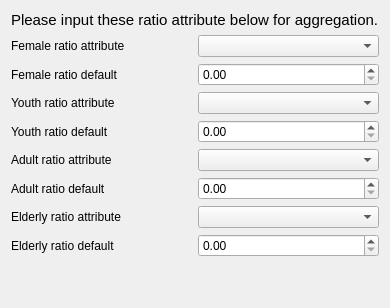
     <widget class="QWidget" name="pg6Aggregations">
      <property name="enabled">
       <bool>true</bool>
      </property>
      <layout class="QVBoxLayout" name="verticalLayout_8">
       <item>
        <widget class="QLabel" name="lblAggregation">
         <property name="font">
          <font>
           <family>Ubuntu</family>
           <pointsize>11</pointsize>
           <weight>50</weight>
           <italic>false</italic>
           <bold>false</bold>
          </font>
         </property>
         <property name="styleSheet">
          <string notr="true">font: 11pt &quot;Ubuntu&quot;;</string>
         </property>
         <property name="text">
          <string>Please input these ratio attribute below for aggregation.</string>
         </property>
        </widget>
       </item>
       <item>
        <layout class="QGridLayout" name="gridLayout_7">
         <item row="2" column="0">
          <widget class="QLabel" name="lblYouthRatioAttribute">
           <property name="styleSheet">
            <string notr="true">font: 11pt &quot;Ubuntu&quot;;</string>
           </property>
           <property name="text">
            <string>Youth ratio attribute</string>
           </property>
          </widget>
         </item>
         <item row="1" column="1">
          <widget class="QDoubleSpinBox" name="dsbFemaleRatioDefault">
           <property name="styleSheet">
            <string notr="true">font: 11pt &quot;Ubuntu&quot;;</string>
           </property>
           <property name="maximum">
            <double>1.000000000000000</double>
           </property>
           <property name="singleStep">
            <double>0.010000000000000</double>
           </property>
          </widget>
         </item>
         <item row="2" column="1">
          <widget class="QComboBox" name="cboYouthRatioAttribute">
           <property name="styleSheet">
            <string notr="true">font: 11pt &quot;Ubuntu&quot;;</string>
           </property>
          </widget>
         </item>
         <item row="4" column="0">
          <widget class="QLabel" name="lblAdultRatioAttribute">
           <property name="styleSheet">
            <string notr="true">font: 11pt &quot;Ubuntu&quot;;</string>
           </property>
           <property name="text">
            <string>Adult ratio attribute</string>
           </property>
          </widget>
         </item>
         <item row="5" column="1">
          <widget class="QDoubleSpinBox" name="dsbAdultRatioDefault">
           <property name="styleSheet">
            <string notr="true">font: 11pt &quot;Ubuntu&quot;;</string>
           </property>
           <property name="maximum">
            <double>1.000000000000000</double>
           </property>
           <property name="singleStep">
            <double>0.010000000000000</double>
           </property>
          </widget>
         </item>
         <item row="6" column="1">
          <widget class="QComboBox" name="cboElderlyRatioAttribute">
           <property name="styleSheet">
            <string notr="true">font: 11pt &quot;Ubuntu&quot;;</string>
           </property>
          </widget>
         </item>
         <item row="0" column="1">
          <widget class="QComboBox" name="cboFemaleRatioAttribute">
           <property name="styleSheet">
            <string notr="true">font: 11pt &quot;Ubuntu&quot;;</string>
           </property>
          </widget>
         </item>
         <item row="1" column="0">
          <widget class="QLabel" name="lblFemaleRatioDefault">
           <property name="styleSheet">
            <string notr="true">font: 11pt &quot;Ubuntu&quot;;</string>
           </property>
           <property name="text">
            <string>Female ratio default</string>
           </property>
          </widget>
         </item>
         <item row="5" column="0">
          <widget class="QLabel" name="lblAdultRatioDefault">
           <property name="styleSheet">
            <string notr="true">font: 11pt &quot;Ubuntu&quot;;</string>
           </property>
           <property name="text">
            <string>Adult ratio default</string>
           </property>
          </widget>
         </item>
         <item row="6" column="0">
          <widget class="QLabel" name="lblElderlyRatioAttribute">
           <property name="styleSheet">
            <string notr="true">font: 11pt &quot;Ubuntu&quot;;</string>
           </property>
           <property name="text">
            <string>Elderly ratio attribute</string>
           </property>
          </widget>
         </item>
         <item row="4" column="1">
          <widget class="QComboBox" name="cboAdultRatioAttribute">
           <property name="styleSheet">
            <string notr="true">font: 11pt &quot;Ubuntu&quot;;</string>
           </property>
          </widget>
         </item>
         <item row="3" column="1">
          <widget class="QDoubleSpinBox" name="dsbYouthRatioDefault">
           <property name="styleSheet">
            <string notr="true">font: 11pt &quot;Ubuntu&quot;;</string>
           </property>
           <property name="maximum">
            <double>1.000000000000000</double>
           </property>
           <property name="singleStep">
            <double>0.010000000000000</double>
           </property>
          </widget>
         </item>
         <item row="0" column="0">
          <widget class="QLabel" name="lblFemaleRatioAttribute">
           <property name="styleSheet">
            <string notr="true">font: 11pt &quot;Ubuntu&quot;;</string>
           </property>
           <property name="text">
            <string>Female ratio attribute</string>
           </property>
          </widget>
         </item>
         <item row="7" column="0">
          <widget class="QLabel" name="lblElderlyRatioDefault">
           <property name="styleSheet">
            <string notr="true">font: 11pt &quot;Ubuntu&quot;;</string>
           </property>
           <property name="text">
            <string>Elderly ratio default</string>
           </property>
          </widget>
         </item>
         <item row="7" column="1">
          <widget class="QDoubleSpinBox" name="dsbElderlyRatioDefault">
           <property name="styleSheet">
            <string notr="true">font: 11pt &quot;Ubuntu&quot;;</string>
           </property>
           <property name="maximum">
            <double>1.000000000000000</double>
           </property>
           <property name="singleStep">
            <double>0.010000000000000</double>
           </property>
          </widget>
         </item>
         <item row="3" column="0">
          <widget class="QLabel" name="lblYouthRatioDefault">
           <property name="styleSheet">
            <string notr="true">font: 11pt &quot;Ubuntu&quot;;</string>
           </property>
           <property name="text">
            <string>Youth ratio default</string>
           </property>
          </widget>
         </item>
        </layout>
       </item>
       <item>
        <spacer name="verticalSpacer_22">
         <property name="orientation">
          <enum>Qt::Vertical</enum>
         </property>
         <property name="sizeHint" stdset="0">
          <size>
           <width>20</width>
           <height>40</height>
          </size>
         </property>
        </spacer>
       </item>
      </layout>
     </widget>
